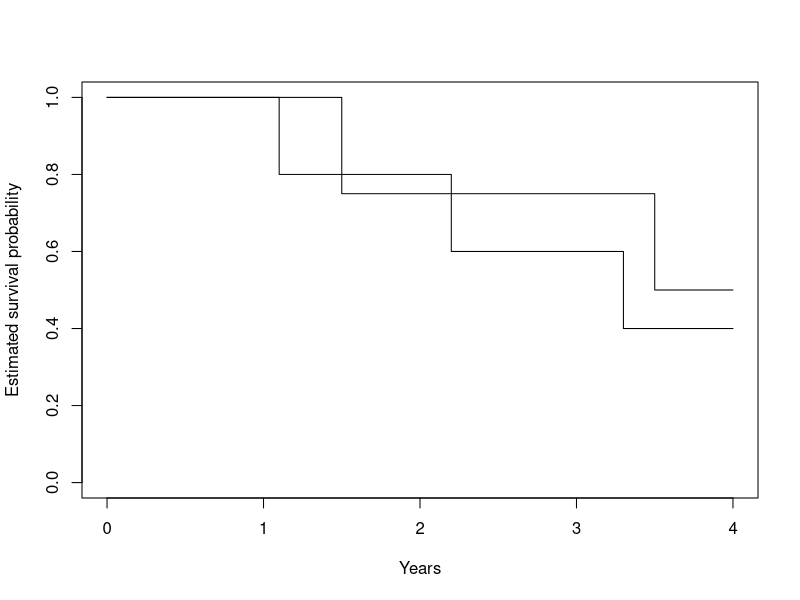
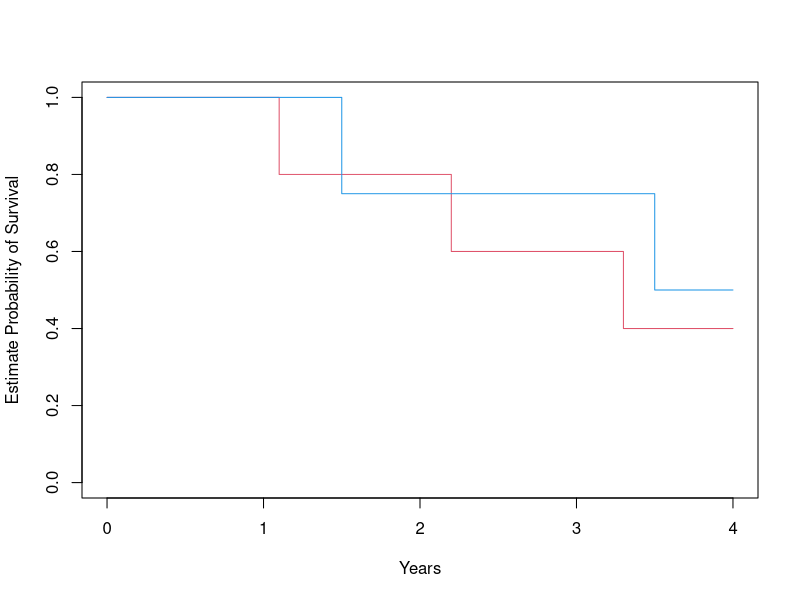

Generate these figures, in order, with R: (Note: this script raises an error after producing the figures.)
library(survival)
library(ggplot2)
library(survminer)

company = c("A","A","A","A","A","B","B","B","B","B")
phone = c("A1","A2","A3","A4","A5","B1","B2","B3","B4","B5")
t = c(1.1,2.2,3.3,4,4,1,1.5,3.5,4,4)
eve = c(1,1,1,0,0,0,1,1,0,0)
Surv(t,eve)

sobj = data.frame(company,phone,t,eve)

# survfit object builds
km = survfit(Surv(t,eve)~company,data=sobj)
plot(km,xlab="Years",ylab="Estimated survival probability")


fit.surv = survfit(Surv(t,eve)~company,data = sobj)
plot(fit.surv,xlab= "Years",ylab=" Estimate Probability of Survival ",col = c(2,4))
ggsurvplot(fit.surv,xlab="Years","ylab=Estimated Survival Probability")

fit.surv = surv_fit(Surv(t,eve)~company,data=sobj)
median = surv_median(fit.surv)
median$median[2]

# B has more survival median than A

#sobj_new = rbind(sobj,c("C","C1",1,0),c("C","C2",1.5,1),c("C","C3",3.5,1),c("C","C4",2,0),c("C","C5",5,0))
#sobj_new = na.omit(sobj_new)

#fit.surv1 = surv_fit(Surv(t,eve)~company,data=sobj_new)
#median = surv_median(fit.surv1)


company = c("A","A","A","A","A","C","C","C","C","C")
phone = c("A1","A2","A3","A4","A5","C1","C2","C3","C4","C5")
t = c(1.1,2.2,3.3,4,4,1,1.5,3.5,2,5)
eve = c(1,1,1,0,0,0,1,1,0,0)

sobj_new = data.frame(company,phone,t,eve)
fit.surv = surv_fit(Surv(t,eve)~company,data = sobj_new)
median = surv_median(fit.surv)
